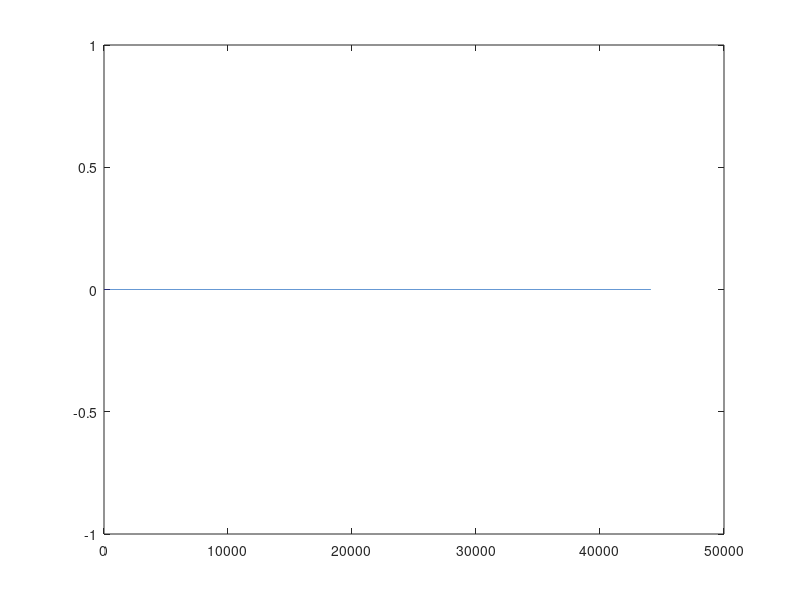

This figure's MATLAB source:
close all;
clear all;

drawThings = true;
energyCalc = false;
drawSpeed = 1;
%% Initialise variables
fs = 44100;         % Sample rate [Hz]
k = 1 / fs;         % Time step [s]
lengthSound = fs;   % Length of the simulation (1 second) [samples]             

rho = 7850;                     % Material density [kg/m^3]
H =  0.0005;                    % Thickness [m]
T = 1000000;                    % Tension per unit length [N/m]
c = sqrt(T / (rho * H));        % Wave speed [m/s]

Lx = 1;                         % Length in x direction [m]
Ly = 2;                         % Length in y direction [m]

h = sqrt(2) * c * k;            % Grid spacing [m]
Nx = floor(Lx/h);               % Number of intervals in x direction
Ny = floor(Ly/h);               % Number of intervals in y direction
h = min(Lx/Nx, Ly/Ny);          % Recalculation of grid spacing

lambdaSq = c^2 * k^2 / h^2;     % Courant number squared
h = min(Lx/Nx, Ly/Ny);          % Recalculation of grid spacing

%% Create scheme matrices with Dirichlet boundary conditions 
Nxu = Nx - 1;
Nyu = Ny - 1;
Dxx = toeplitz([-2, 1, zeros(1, Nxu-2)]);
Dyy = toeplitz([-2, 1, zeros(1, Nyu-2)]);

% Kronecker sum
D = kron(speye(Nxu), Dyy) + kron(Dxx, speye(Nyu));
D = D / h^2;

% Total amount of grid points
Nu = Nxu * Nyu;
    
%% Initialise state vectors (one more grid point than the number of intervals)
uNext = zeros(Nu, 1); 
u = zeros(Nu, 1);

%% Initial conditions (2D raised cosine)
halfWidth = floor(min(Nx, Ny) / 5);
width = 2 * halfWidth + 1;
xLoc = floor(0.3 * Nx);
yLoc = floor(0.6 * Ny);
xRange = xLoc-halfWidth : xLoc+halfWidth;
yRange = yLoc-halfWidth : yLoc+halfWidth;

rcMat = zeros(Nyu, Nxu);
rcMat(yRange, xRange) = hann(width) * hann(width)';

% initialise current state  
u = reshape (rcMat, Nu, 1); 

% Set initial velocity to zero
uPrev = u;

% Output location
xOut = 0.45;
yOut = 0.25;
outLoc = round((xOut + yOut * Nyu) * Nxu);
out = zeros(lengthSound, 1);

%% Simulation loop
for n = 1:lengthSound
    
    %% Update equation
    uNext = (2 * eye(Nu) + c^2 * k^2 * D) * u - uPrev;
   
    % Update system states
    uPrev = u;
    u = uNext;
    
end
plot(out)